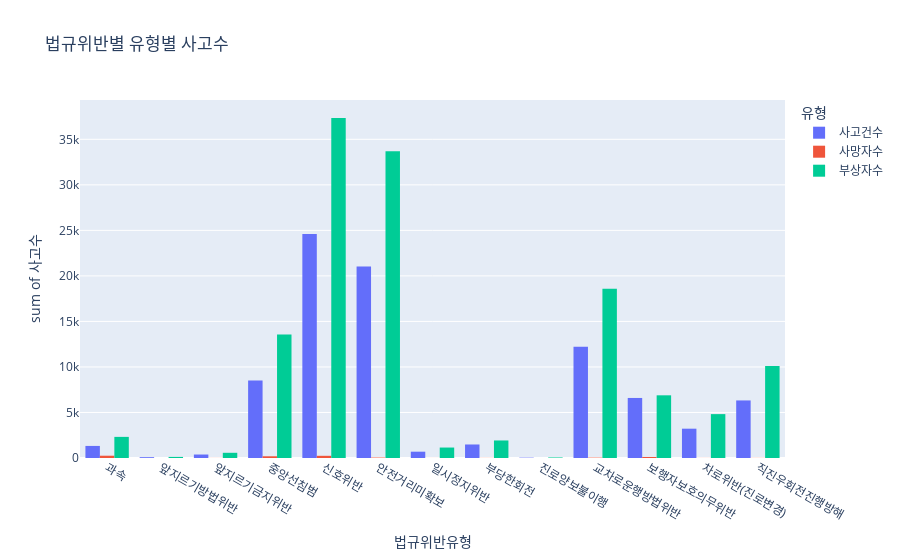

The code cell stored with this chart in its notebook:
### Code cell
plt.figure(figsize=(16,4))
px.histogram(df2, x='법규위반유형', y='사고수', color='유형', barmode="group",
            title='법규위반별 유형별 사고수')

### Figure 1 — Plotly figure (JSON) as saved in the notebook; plotly's stock layout.template omitted (floating-point values rounded to 4 significant figures; data arrays with more than 128 entries replaced by an {"elided": "..."} marker saying what was removed)
{"data": [{"alignmentgroup": "True", "bingroup": "x", "histfunc": "sum", "hovertemplate": "유형=사고건수<br>법규위반유형=%{x}<br>sum of 사고수=%{y}<extra></extra>", "legendgroup": "사고건수", "marker": {"color": "#636efa", "pattern": {"shape": ""}}, "name": "사고건수", "offsetgroup": "사고건수", "orientation": "v", "showlegend": true, "type": "histogram", "x": {"elided": "288 str values"}, "xaxis": "x", "y": {"elided": "288 int values"}, "yaxis": "y"}, {"alignmentgroup": "True", "bingroup": "x", "histfunc": "sum", "hovertemplate": "유형=사망자수<br>법규위반유형=%{x}<br>sum of 사고수=%{y}<extra></extra>", "legendgroup": "사망자수", "marker": {"color": "#EF553B", "pattern": {"shape": ""}}, "name": "사망자수", "offsetgroup": "사망자수", "orientation": "v", "showlegend": true, "type": "histogram", "x": {"elided": "288 str values"}, "xaxis": "x", "y": {"elided": "288 int values"}, "yaxis": "y"}, {"alignmentgroup": "True", "bingroup": "x", "histfunc": "sum", "hovertemplate": "유형=부상자수<br>법규위반유형=%{x}<br>sum of 사고수=%{y}<extra></extra>", "legendgroup": "부상자수", "marker": {"color": "#00cc96", "pattern": {"shape": ""}}, "name": "부상자수", "offsetgroup": "부상자수", "orientation": "v", "showlegend": true, "type": "histogram", "x": {"elided": "288 str values"}, "xaxis": "x", "y": {"elided": "288 int values"}, "yaxis": "y"}], "layout": {"barmode": "group", "legend": {"title": {"text": "유형"}, "tracegroupgap": 0}, "title": {"text": "법규위반별 유형별 사고수"}, "xaxis": {"anchor": "y", "domain": [0, 1], "title": {"text": "법규위반유형"}}, "yaxis": {"anchor": "x", "domain": [0, 1], "title": {"text": "sum of 사고수"}}}}
